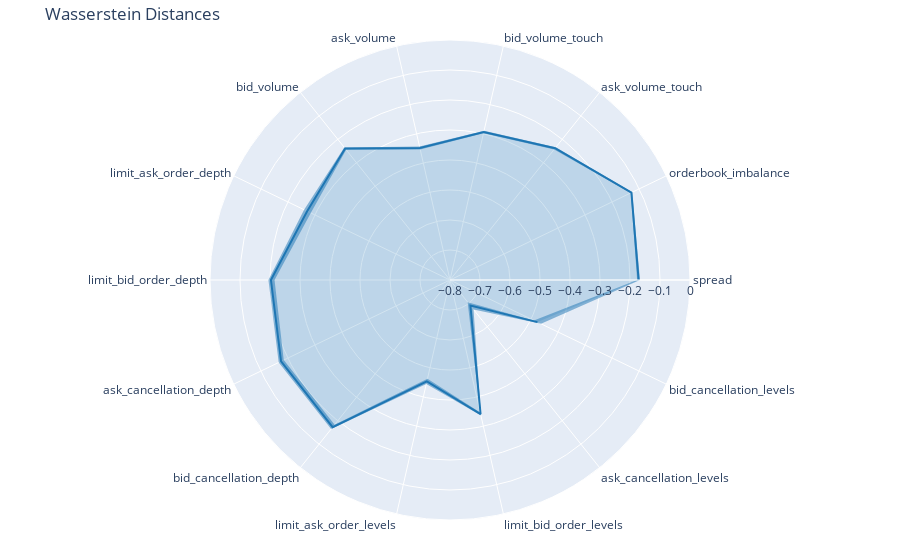

Source (notebook cell):
### Code cell
import plotly.graph_objects as go

labels = list(scores.keys())
# pal = sns.color_palette("rocket", len(scores))
losses = np.array([s['wasserstein'][0]for s in scores.values()])
cis = np.array([s['wasserstein'][1]for s in scores.values()]).T

fig = go.Figure()

fig.add_trace(go.Scatterpolar(
    r=-losses,
    theta=labels,
    mode='lines',
    fill='toself',
    fillcolor='rgba(31, 119, 180, 0.2)',  # Set opacity to 0.5
    name='CI upper',
    line=dict(color='rgba(31, 119, 180, 1)'),
))
fig.add_trace(go.Scatterpolar(
    r=-cis[0],
    theta=labels,
    mode='lines',  # Add this line to remove markers
    name='CI lower',
    line=dict(color='rgba(31, 119, 180, 0.2)', width=0),
    # fill='tonext',
))
fig.add_trace(go.Scatterpolar(
    r=-cis[1],
    theta=labels,
    mode='lines',  # Add this line to remove markers
    fill='tonext',
    fillcolor='rgba(31, 119, 180, 0.5)',
    name='CI upper',
    line=dict(color='rgb(31, 119, 180)', width=0),
))

fig.update_layout(
  polar=dict(
    radialaxis=dict(
      visible=True,
      range=[-0.8, 0]
    )),
  showlegend=False,
  title='Wasserstein Distances',
  margin=dict(l=20, r=20, t=40, b=40),
)

fig.write_image(f"images/wasserstein_comparison_{stock}_{model}.png")
fig.show()

### Figure 1 — Plotly figure (JSON) as saved in the notebook; plotly's stock layout.template omitted (floating-point values rounded to 4 significant figures)
{"data": [{"fill": "toself", "fillcolor": "rgba(31, 119, 180, 0.2)", "line": {"color": "rgba(31, 119, 180, 1)"}, "mode": "lines", "name": "CI upper", "r": [-0.1712, -0.1287, -0.2381, -0.2939, -0.3486, -0.2395, -0.2714, -0.2031, -0.1749, -0.1725, -0.4531, -0.3417, -0.6908, -0.4764], "theta": ["spread", "orderbook_imbalance", "ask_volume_touch", "bid_volume_touch", "ask_volume", "bid_volume", "limit_ask_order_depth", "limit_bid_order_depth", "ask_cancellation_depth", "bid_cancellation_depth", "limit_ask_order_levels", "limit_bid_order_levels", "ask_cancellation_levels", "bid_cancellation_levels"], "type": "scatterpolar"}, {"line": {"color": "rgba(31, 119, 180, 0.2)", "width": 0}, "mode": "lines", "name": "CI lower", "r": [-0.1666, -0.1261, -0.2341, -0.2896, -0.3439, -0.2346, -0.2602, -0.1947, -0.1663, -0.1644, -0.4447, -0.337, -0.6742, -0.4633], "theta": ["spread", "orderbook_imbalance", "ask_volume_touch", "bid_volume_touch", "ask_volume", "bid_volume", "limit_ask_order_depth", "limit_bid_order_depth", "ask_cancellation_depth", "bid_cancellation_depth", "limit_ask_order_levels", "limit_bid_order_levels", "ask_cancellation_levels", "bid_cancellation_levels"], "type": "scatterpolar"}, {"fill": "tonext", "fillcolor": "rgba(31, 119, 180, 0.5)", "line": {"color": "rgb(31, 119, 180)", "width": 0}, "mode": "lines", "name": "CI upper", "r": [-0.1762, -0.1311, -0.2433, -0.2984, -0.3534, -0.245, -0.2848, -0.2151, -0.1849, -0.1831, -0.4625, -0.3474, -0.7057, -0.4897], "theta": ["spread", "orderbook_imbalance", "ask_volume_touch", "bid_volume_touch", "ask_volume", "bid_volume", "limit_ask_order_depth", "limit_bid_order_depth", "ask_cancellation_depth", "bid_cancellation_depth", "limit_ask_order_levels", "limit_bid_order_levels", "ask_cancellation_levels", "bid_cancellation_levels"], "type": "scatterpolar"}], "layout": {"margin": {"b": 40, "l": 20, "r": 20, "t": 40}, "polar": {"radialaxis": {"range": [-0.8, 0], "visible": true}}, "showlegend": false, "title": {"text": "Wasserstein Distances"}}}
